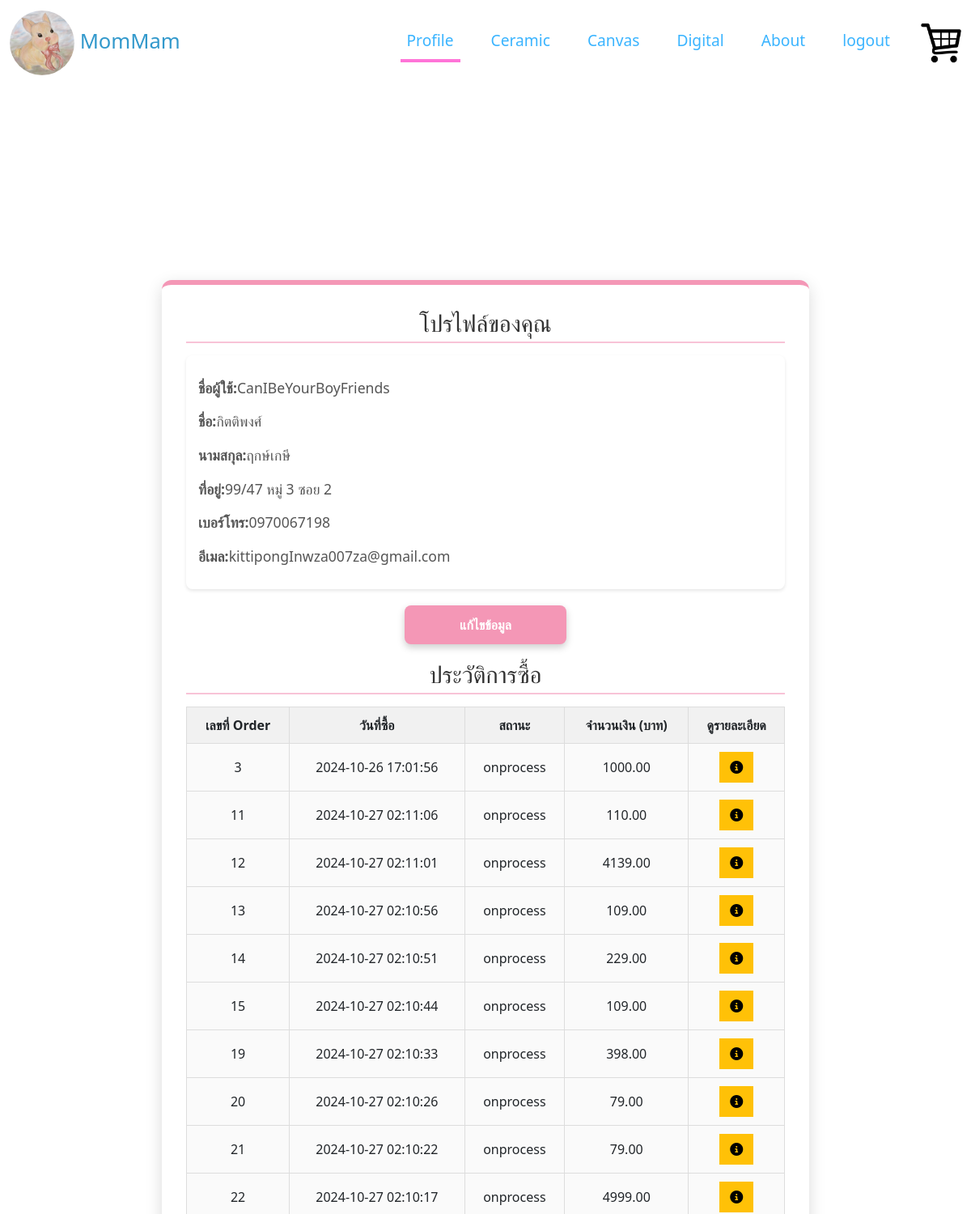
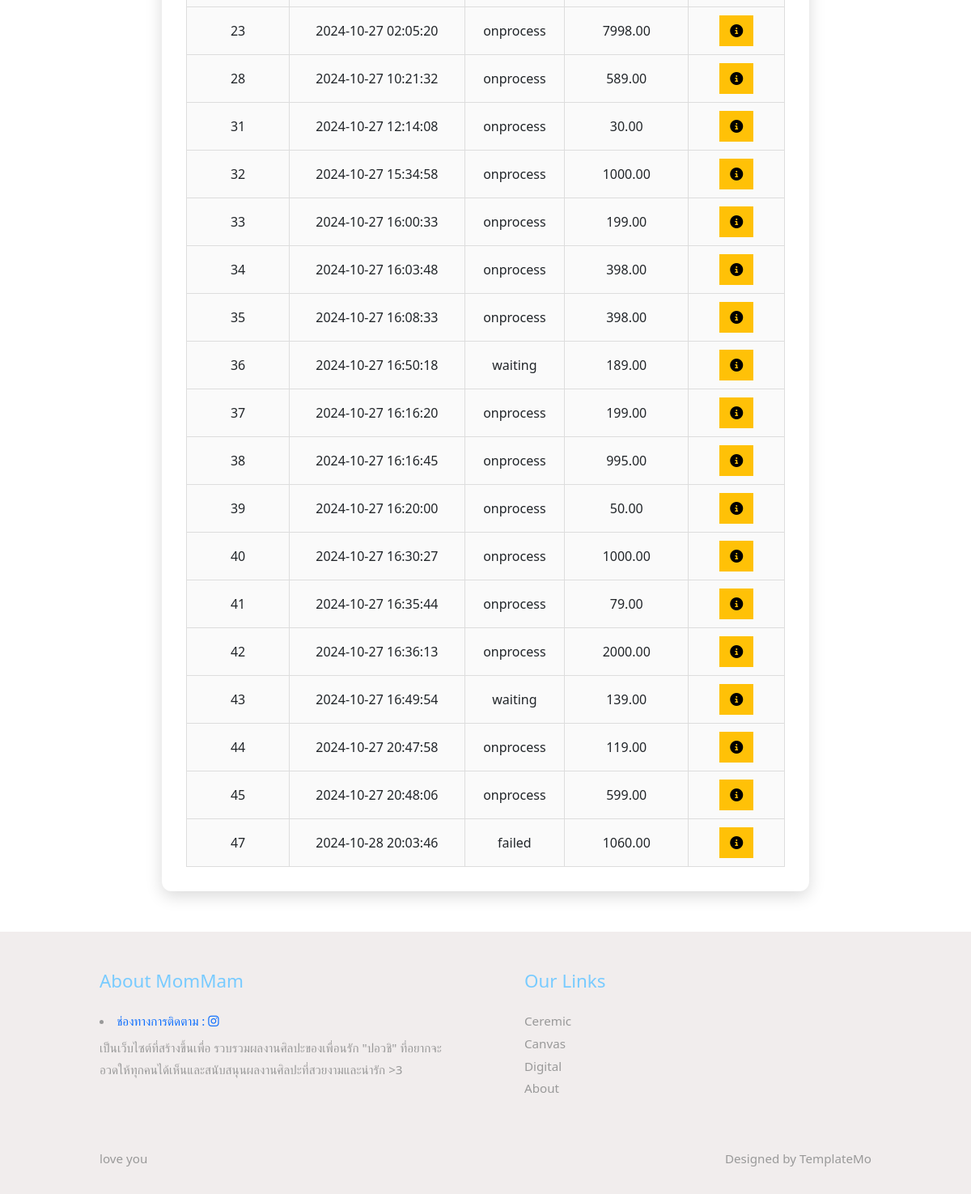
The app's page /profile.php (signed in) with its own data (2 pictures, top to bottom).
### tables this page shows
CREATE TABLE `customers` (
  `UserID` int(11) NOT NULL,
  `username` varchar(100) NOT NULL,
  `fname` varchar(255) NOT NULL,
  `lname` varchar(255) NOT NULL,
  `email` varchar(100) NOT NULL,
  `password` varchar(100) NOT NULL,
  `phone` varchar(10) DEFAULT NULL,
  `address` varchar(255) DEFAULT NULL,
  `User_status` varchar(100) NOT NULL
);

CREATE TABLE `orders` (
  `order_id` int(30) NOT NULL,
  `UserID` int(11) NOT NULL,
  `order_date` datetime NOT NULL ON UPDATE CURRENT_TIMESTAMP,
  `status` varchar(50) NOT NULL,
  `total_amount` decimal(10,2) NOT NULL,
  `address` varchar(255) NOT NULL
);

### profile.php (the view, shortened to what this page needs)
<?php
include('getSession.php');
$username = $_SESSION['username'];
?>
<!DOCTYPE html>
<html lang="en">
<head>
    <link rel="stylesheet" href="css/bootstrap.min.css">
    <link rel="stylesheet" href="fontawesome/css/all.min.css">
    <link rel="stylesheet" href="css/templatemo-style.css">
    <link rel="stylesheet" href="css/profile2.css">
</head>
<body>
    <nav class="navbar navbar-expand-lg">
        <div class="container-fluid">
            <a class="navbar-brand" href="index.html">
                <img src="img/dis.jpg" class="logo-image">
                MomMam
            </a>
            <div class="collapse navbar-collapse" id="navbarSupportedContent">
                <ul class="navbar-nav ml-auto mb-2 mb-lg-0">
                    <?php
                    if (empty($_SESSION['username'])) {
                    } else {
                        echo "<li class='nav-item'>";
                        echo "<a class='nav-link nav-link-3 active' aria-current='page' href='profile.php'>Profile</a>";
                        echo "</li>";
                    }
                    ?>
                    <li class="nav-item">
                        <a class="nav-link nav-link-1 " href="index.php">Ceramic</a>
                    </li>
                    <li class="nav-item">
                        <a class="nav-link nav-link-5 " href="canvas.php">Canvas</a>
                    </li>
                    <li class="nav-item">
                        <a class="nav-link nav-link-6 " href="Digital.php">Digital</a>
                    </li>
                    <li class="nav-item">
                        <a class="nav-link nav-link-3" href="about.php">About</a>
                    </li>
                    <li class="nav-item">
                        <?php
                        if (empty($_SESSION['username'])) {
                            echo "<a class='nav-link nav-link-3' href='login.php'>Login</a>";
                        } else {
                            echo "<a class='nav-link nav-link-3' href='logout.php'>logout</a>";
                        }
                        ?>
                    </li>
                    <li class="nav-item">
                        <a href="cart.php" id="cart" class="cart">
                            <img src="img/cart.png" alt="Shopping Cart" style="width: 50px; height: auto;">
                        </a>
                    </li>
                </ul>
            </div>
        </div>
    </nav>
    <div class="tm-kunjae d-flex justify-content-center align-items-center" data-parallax="scroll" data-image-src="img/ปั้นยังไม่เผาเล็ก1.jpg" href="#">
        <a class="txt-wellcome">ขอบคุณสำหรับการเยี่ยมชมเว็บไซต์</a>
    </div>
    <head>
    </head>
    <body>
        <div class="container">
            <h2>โปรไฟล์ของคุณ</h2>
            <div class="profile-details">
            <?php
            $user_check_query = "SELECT * FROM customers WHERE username = '$username'";
            $result = $conn->query($user_check_query);
            if($result->num_rows > 0){
                $row = $result->fetch_assoc();
                echo "<p><strong>ชื่อผู้ใช้:</strong>".$row['username']."<p>";
                echo "<p><strong>ชื่อ:</strong>".$row['fname']."<p>";
                echo "<p><strong>นามสกุล:</strong>".$row['lname']."<p>";
                echo "<p><strong>ที่อยู่:</strong>".$row['address']."<p>";
                echo "<p><strong>เบอร์โทร:</strong>".$row['phone']."<p>";
                echo "<p><strong>อีเมล:</strong>".$row['email']."<p>";
            }
            ?>
            </div>
            <a href="edit_profile.php" class="edit-button" >แก้ไขข้อมูล</a>
            <h2>ประวัติการซื้อ</h2>
            <table>
                <tr>
                    <th>เลขที่ Order</th>
                    <th>วันที่ซื้อ</th>
                    <th>สถานะ</th>
                    <th>จำนวนเงิน (บาท)</th>
                    <th>ดูรายละเอียด</th>
                </tr>
            <?php
            $order_check_query = "SELECT orders.order_id, orders.order_date,orders.status, orders.total_amount, orders.address ,customers.username FROM orders INNER JOIN customers ON orders.UserID = customers.UserID WHERE username = '$username'" ;
            $result = $conn->query($order_check_query);
            if (mysqli_num_rows($result) > 0){
                while($row = mysqli_fetch_assoc($result)){
                    echo "<tr>
                        <td>".$row['order_id']."</td>
                        <td>".$row['order_date']."</td>
                        <td>".$row['status']."</td>
                        <td>".$row['total_amount']."</td>
                        <td>
                            <a href = showDetail_Order.php?order_id=".$row['order_id']."><button class='btn btn-warning' type='button' data-bs-toggle='modal'>
                            <i class='fa-solid fa-circle-info'></i>
                            </button></a>
                        </td>
                    <tr>";
                }
            }else{
                echo "0 result";
            }
            ?>
            </table>
        </div>
    </body>
    <footer class="tm-bg-gray pt-5 pb-3 tm-text-gray tm-footer">
        <div class="container-fluid tm-container-small">
            <div class="row">
                <div class="col-lg-6 col-md-12 col-12 px-5 mb-5">
                    <h3 class="tm-text-primary mb-4 tm-footer-title">About MomMam</h3>
                    <li class="mb-2"><a href="https://www.instagram.com/beombaedy.studio?igsh=cWF3YW5vZmR6MmNk">ช่องทางการติดตาม : <i class="fab fa-instagram"></i></a></li>
                    <p>เป็นเว็บไซต์ที่สร้างขึ้นเพื่อ รวบรวมผลงานศิลปะของเพื่อนรัก "ปอวชิ" ที่อยากจะอวดให้ทุกคนได้เห็นและสนับสนุนผลงานศิลปะที่สวยงามและน่ารัก >3
                    </p>
                </div>
                <div class="col-lg-3 col-md-6 col-sm-6 col-12 px-5 mb-5">
                    <h3 class="tm-text-primary mb-4 tm-footer-title">Our Links</h3>
                    <ul class="tm-footer-links pl-0">
                        <li><a href="index.php">Ceremic</a></li>
                        <li><a href="canvas.php">Canvas</a></li>
                        <li><a href="videos.php">Digital</a></li>
                        <li><a href="about.php">About</a></li>
                    </ul>
                </div>
            </div>
            <div class="row">
                <div class="col-lg-8 col-md-7 col-12 px-5 mb-3">
                    love you
                </div>
                <div class="col-lg-4 col-md-5 col-12 px-5 text-right">
                    Designed by <a href="https://templatemo.com" class="tm-text-gray" rel="sponsored" target="_parent">TemplateMo</a>
                </div>
            </div>
        </div>
    </footer>
</body>
</html>

### css/templatemo-style.css (style rules this page uses)
p { line-height: 1.8; }
a { text-decoration: none; transition: all 0.3s ease; }
.container-fluid { max-width: 1770px; }
.tm-container-small { max-width: 1050px; }
.btn { border-radius: 0; }
.navbar-brand { color: #3399CC; font-size: 1.6rem; }
.logo-image { width: 80px; border-radius: 100px; height: 80px; border: 0px solid #fff9f9; background: #f4f4f4; text-align: center; }
.tm-text-primary { color: #78cbff; }
.tm-bg-gray { background-color: #f1eded; }
.nav-item { margin-right: 30px; }
.nav-item:last-child { margin-right: 0; }
.nav-link { color: #3ab4ff; border-bottom: 4px solid transparent; font-size: 1.2rem; }
.nav-link-3.active, .nav-link-3:hover { border-color: #ff74d8; }
p, .tm-text-gray { color: #999999; }
.tm-footer-links li { list-style: none; margin-bottom: 5px; }
.tm-footer-links li a { color: #999999; }
.tm-footer { font-size: 0.95rem; }
.tm-footer-title { font-size: 1.4rem; }
.tm-kunjae { height: 200px; }
.txt-wellcome { font-size: 1.2rem; color: rgb(255, 255, 255); }
* { box-sizing:border-box }
.active, .dot:hover { background-color: #ffffff; }

### css/profile2.css (style rules this page uses)
.container { max-width: 800px; width: 100%; background: #fff; padding: 30px; border-radius: 12px; box-shadow: 0 6px 20px rgba(0, 0, 0, 0.15); border-top: 6px solid #f497b6; position: relative; margin-top: 40px; margin-bottom: 50px; }
h2 { color: #333; font-size: 1.8em; margin-bottom: 15px; text-align: center; border-bottom: 2px solid #f8c3d7; padding-bottom: 5px; }
.profile-details { background-color: #ffffff; padding: 15px; border-radius: 8px; box-shadow: 0 2px 4px rgba(0, 0, 0, 0.1); margin-bottom: 20px; }
.profile-details p { font-size: 1.1em; color: #555; margin: 10px 0; }
.edit-button { display: block; width: 100%; max-width: 200px; margin: 20px auto; padding: 12px; background-color: #f497b6; color: white; font-weight: bold; text-align: center; border-radius: 8px; text-decoration: none; box-shadow: 0 4px 10px rgba(0, 0, 0, 0.2); transition: all 0.3s; }
table { width: 100%; border-collapse: collapse; margin-top: 15px; }
table, th, td { border: 1px solid #ddd; padding: 10px; text-align: center; }
th { background-color: #f1f1f1; font-weight: bold; }
td { background-color: #fafafa; }

### records on screen
customers: username "CanIBeYourBoyFriends", fname "กิตติพงศ์", lname "ฤกษ์เกษี", address "99/47 หมู่ 3 ซอย 2", phone "0970067198", email "kittipongInwza007za@gmail.com"
orders: order_id "3", order_date "2024-10-26 17:01:56", status "onprocess", total_amount "1000.00"
orders: order_id "11", order_date "2024-10-27 02:11:06", status "onprocess", total_amount "110.00"
orders: order_id "12", order_date "2024-10-27 02:11:01", status "onprocess", total_amount "4139.00"
orders: order_id "13", order_date "2024-10-27 02:10:56", status "onprocess", total_amount "109.00"
orders: order_id "14", order_date "2024-10-27 02:10:51", status "onprocess", total_amount "229.00"
orders: order_id "15", order_date "2024-10-27 02:10:44", status "onprocess", total_amount "109.00"
orders: order_id "19", order_date "2024-10-27 02:10:33", status "onprocess", total_amount "398.00"
orders: order_id "20", order_date "2024-10-27 02:10:26", status "onprocess", total_amount "79.00"
orders: order_id "21", order_date "2024-10-27 02:10:22", status "onprocess", total_amount "79.00"
orders: order_id "22", order_date "2024-10-27 02:10:17", status "onprocess", total_amount "4999.00"
orders: order_id "23", order_date "2024-10-27 02:05:20", status "onprocess", total_amount "7998.00"
orders: order_id "28", order_date "2024-10-27 10:21:32", status "onprocess", total_amount "589.00"
orders: order_id "31", order_date "2024-10-27 12:14:08", status "onprocess", total_amount "30.00"
orders: order_id "32", order_date "2024-10-27 15:34:58", status "onprocess", total_amount "1000.00"
orders: order_id "33", order_date "2024-10-27 16:00:33", status "onprocess", total_amount "199.00"
orders: order_id "34", order_date "2024-10-27 16:03:48", status "onprocess", total_amount "398.00"
orders: order_id "35", order_date "2024-10-27 16:08:33", status "onprocess", total_amount "398.00"
orders: order_id "36", order_date "2024-10-27 16:50:18", status "waiting", total_amount "189.00"
orders: order_id "37", order_date "2024-10-27 16:16:20", status "onprocess", total_amount "199.00"
orders: order_id "38", order_date "2024-10-27 16:16:45", status "onprocess", total_amount "995.00"
orders: order_id "39", order_date "2024-10-27 16:20:00", status "onprocess", total_amount "50.00"
orders: order_id "40", order_date "2024-10-27 16:30:27", status "onprocess", total_amount "1000.00"
orders: order_id "41", order_date "2024-10-27 16:35:44", status "onprocess", total_amount "79.00"
orders: order_id "42", order_date "2024-10-27 16:36:13", status "onprocess", total_amount "2000.00"
orders: order_id "43", order_date "2024-10-27 16:49:54", status "waiting", total_amount "139.00"
orders: order_id "44", order_date "2024-10-27 20:47:58", status "onprocess", total_amount "119.00"
orders: order_id "45", order_date "2024-10-27 20:48:06", status "onprocess", total_amount "599.00"
orders: order_id "47", order_date "2024-10-28 20:03:46", status "failed", total_amount "1060.00"
